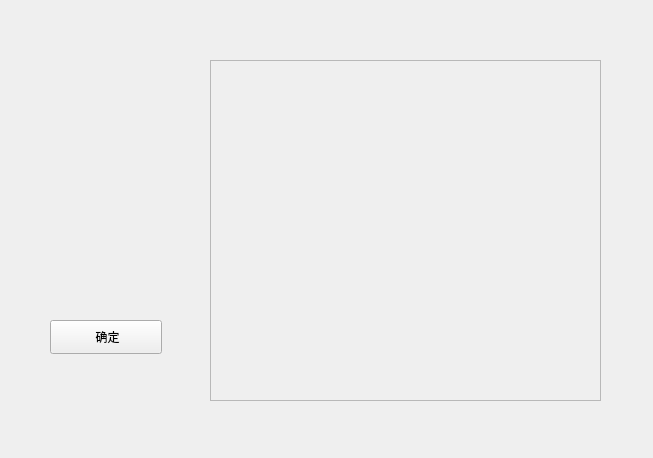
<?xml version="1.0" encoding="UTF-8"?>
<ui version="4.0">
 <class>AppChooseWindow</class>
 <widget class="QWidget" name="AppChooseWindow">
  <property name="geometry">
   <rect>
    <x>0</x>
    <y>0</y>
    <width>653</width>
    <height>458</height>
   </rect>
  </property>
  <property name="windowTitle">
   <string>Form</string>
  </property>
  <widget class="QScrollArea" name="scrollArea">
   <property name="geometry">
    <rect>
     <x>210</x>
     <y>60</y>
     <width>391</width>
     <height>341</height>
    </rect>
   </property>
   <property name="widgetResizable">
    <bool>true</bool>
   </property>
   <widget class="QWidget" name="scrollAreaWidgetContents">
    <property name="geometry">
     <rect>
      <x>0</x>
      <y>0</y>
      <width>389</width>
      <height>339</height>
     </rect>
    </property>
   </widget>
  </widget>
  <widget class="QLabel" name="view_label">
   <property name="geometry">
    <rect>
     <x>20</x>
     <y>170</y>
     <width>171</width>
     <height>131</height>
    </rect>
   </property>
   <property name="text">
    <string/>
   </property>
  </widget>
  <widget class="QPushButton" name="confirm_button">
   <property name="geometry">
    <rect>
     <x>50</x>
     <y>320</y>
     <width>112</width>
     <height>34</height>
    </rect>
   </property>
   <property name="mouseTracking">
    <bool>true</bool>
   </property>
   <property name="text">
    <string> 确定</string>
   </property>
  </widget>
 </widget>
 <resources/>
 <connections/>
</ui>
